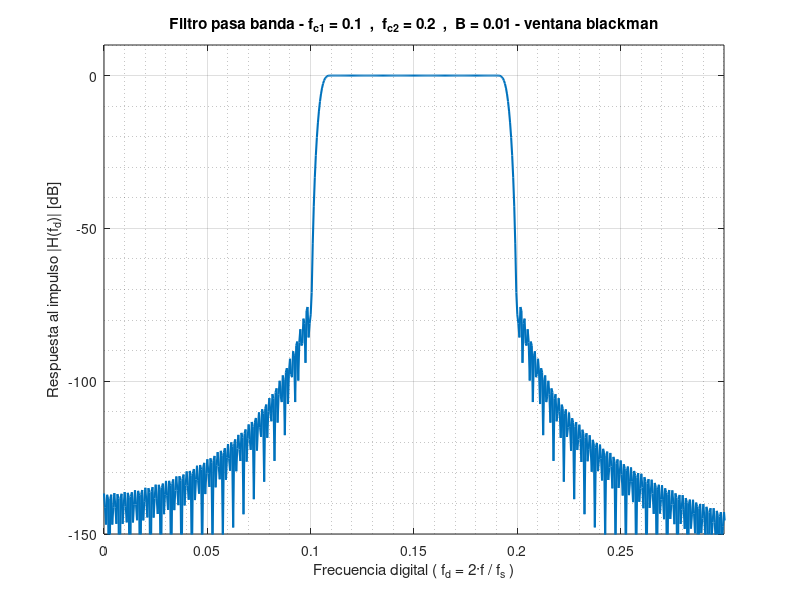

Recreate this plot in MATLAB.
% <------- Guia 4 - Ejercicio 4 ----------->

clc; % borra la consola
clear all; % borra todas las variables
close all; % cierra las ventanas de imagen
pkg load control; % paquete con 'mag2db'
pkg load signal; % ventanas

% especificaciones:
fc1 = 0.1; % · fd ^\__banda e transicion
fc2 = 0.2; % · fd _/
B = 0.01; % ancho de la banda de paso
% Sba = 60; % [dB] (min) -60 [dB]

% se elige la ventana blackman - Amplitud del pico mayor: -74 dB

% ^                B            B
% |H(f)         |<--->|      |<--->|
% |             |    .--------.    |
% |             |   /          \   |
% |             |  /            \  |
% |             | /|            |\ |
% |             |/ |            | \|
% |-------------'  |            |  '--------------
% |             |  |            |  |
% +-------------+--+------------+--+--------------->
%             fc1  |            |  fc2             f
%                 ft_pa   |   ft_pb
%    Fpa                  |                   Fpb
%  <----------------------+------------------------>

ft_pa = fc1 + B/2; % frec transicion del pasa altos
ft_pb = fc2 - B/2; % frec transicion del pasa bajos

n_fft = 4000; % muestras para el fft
pn_fft = n_fft/2; % muestras para el fft
fd = (0 : 1/pn_fft : 1-(1/pn_fft) ); % vector con los valores de frecuencia digital fd = 2f / fs

M = ceil(12/B); % cantidad de taps para ventana blackman -> Ancho de lobulo principal = 12/M
M = 2*floor(M/2)+1; % convierte M al impar mayor o igual. floor(x) redondea al entero <= x
% asegura una cantidad impar de coeficientes para que el retardo D resulte en un número entero
n = (0 : (M-1)); % elementos de los vectores h_sinc

% pasa bajos
h_sinc = ft_pb * sinc (ft_pb * (n - ((M-1)/2))); % funcion sinc del filtro pasa bajos
h_pb = h_sinc .* (blackman (M))'; % enventanado - se multiplica elemento a elemento

% pasa altos
h_sinc = ft_pa * sinc (ft_pa * (n - ((M-1)/2))); % funcion sinc del filtro pasa bajos para convertir
h_pa = h_sinc .* (blackman (M))'; % enventanado - se multiplica elemento a elemento
d = zeros(1,M); % vector para retardo
d ((M+1) / 2) = 1; % El retardo es un impulso desplazado ( un unico 1 en el centro del vector) pasa todo
h_pa = d - h_pa; % el filtro pasa alto es el retardo menos el pasa bajos

% pasa banda
h_pbanda = conv (h_pb, h_pa);

H_pbanda = fft(h_pbanda,n_fft);  % calcula la FFT con n_fft puntos de frecuencia, completa con ceros
Hdb_pbanda = mag2db( abs( H_pbanda(1:pn_fft) ) ); % convierte a dB el valor absoluto de las muestras de f positiva

figure(1, 'name','Guia 4 ejercicio 4','Units','normalized','Position',[0 0 1 1]); % pantalla completa
plot (fd, Hdb_pbanda, 'linewidth', 1.5); % grafica la respuesta en frecuencia
axis([0 .3 -150 10]); % limites de los ejes
grid on;
grid minor on;
xlabel ('Frecuencia digital ( f_d = 2·f / f_s )'); % etiqueta eje X
ylabel ('Respuesta al impulso |H(f_d)| [dB]');  % etiqueta eje y
title ('Filtro pasa banda - f_{c1} = 0.1  ,  f_{c2} = 0.2  ,  B = 0.01 - ventana blackman'); % titulo